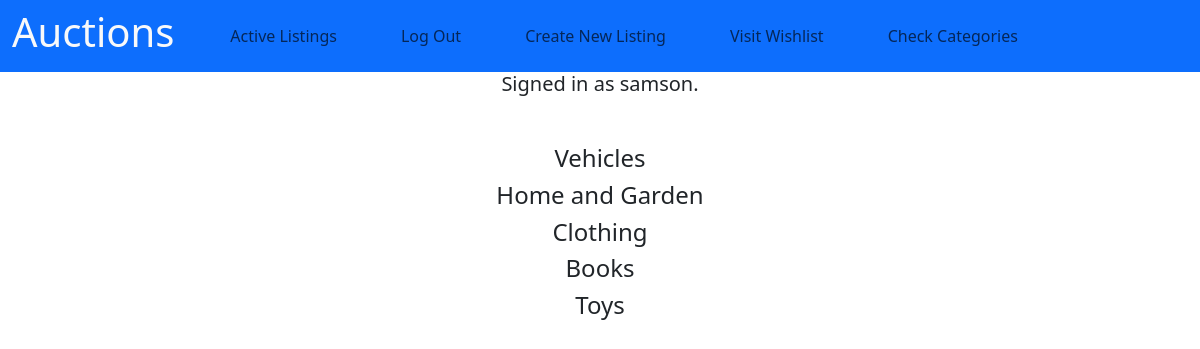
Page /view_categories (signed in) on the committed database.
### auctions/models.py (models this page shows, shortened)
class User(AbstractUser):
    pass

class Category(models.Model):
    name = models.CharField(max_length=50)

### auctions/views.py (the view)
# urls.py: path("view_categories",views.view_categories,name="view_categories"),
@login_required
def view_categories(request):
    categories = Category.objects.all()
    return render(request,"auctions/category.html",{
        "categories":categories
    })

### auctions/templates/auctions/category.html (shortened to what this page needs)
{% extends "auctions/layout.html" %}
{% block body %}
<div class="text-center mt-5">
  {% for category in categories %}
  <p class="h4"><a href="{% url 'display_category' category_id=category.id %}" class="nav-link">{{ category.name }}</a></p>
  {% endfor %}
</div >
{% endblock %}

### auctions/templates/auctions/layout.html (shortened to what this page needs)
{% load static %}
<!DOCTYPE html>
<html lang="en">
    <head>
        <link href="https://cdn.jsdelivr.net/npm/bootstrap@5.3.2/dist/css/bootstrap.min.css" rel="stylesheet">
    </head>
        <link href="{% static 'auctions/styles.css' %}" rel="stylesheet">
    </head>
    <body>
        <nav class="navbar navbar-expand-lg mt-0  bg-primary">
            <div class="container-fluid">
            <h1 class="text-light me-5">Auctions</h1>
              <div class="collapse navbar-collapse" id="navbarSupportedContent">
        <ul class="navbar-nav me-auto mb-2 mb-lg-0 ">
            <li class="nav-item">
                <a class="nav-link" href="{% url 'index' %}">Active Listings</a>
            </li>
            {% if user.is_authenticated %}
                <li class="nav-item ms-5 ">
                    <a class="nav-link" href="{% url 'logout' %}">Log Out</a>
                </li>
                <li class="nav-item ms-5">
                    <a href="{% url 'new_listing' %}" class="nav-link">Create New Listing</a>
                </li>
                <li class="nav-item ms-5">
                    <a href="{% url 'wish_list_page' %}" class="nav-link">Visit Wishlist</a>
                </li>
                <li class="nav-item ms-5">
                    <a href="{% url 'view_categories' %}" class="nav-link">Check Categories</a>
                </li>
            {% endif %}
        </ul>
    </div>
</div>
</nav>
<div class="d-flex justify-content-center h5 lead">
    <div>
    {% if user.is_authenticated %}
        Signed in as  <strong>{{ user.username }}</strong>.
    {% else %}
        Not signed in.
    {% endif %}
</div>
</div>
        {% block body %}
        {% endblock %}
    </body>
</html>

### auctions/static/auctions/styles.css (style rules this page uses)
body { padding: 10px; }

### auctions/templates/auctions/layout.html (style rules this page uses)
body { margin: 0; padding: 0; box-sizing: border-box; }

### rows in the picture
User: username "samson"
Category: name "Vehicles"
Category: name "Home and Garden"
Category: name "Clothing"
Category: name "Books"
Category: name "Toys"
